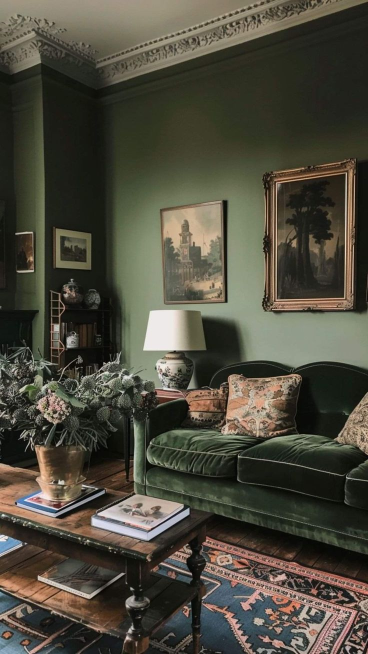
#> input picture image1.jpg, 736 x 1308 px (shown at 1/2 size)
$ jupyter execute --allow-errors 'Object Detection Using YOLO.ipynb'
#> lines starting #> are read from the running program, lines starting #| are printed output that depends on the picture
### Object Detection Using YOLO

[cell 1]
import cv2

import numpy as np

# Load Yolo

#> (the rest of this cell did not finish here and is left out)

[cell 2]
import cv2
import numpy as np

# Load YOLO model
#> (the rest of this cell did not finish here and is left out)

[cell 3]
img = cv2.imread("image1.jpg")
#> img is the input picture: shape (1308, 736, 3); mean B, G, R 61.4, 74.4, 77.2

# Enter your image name here that you want to detect

img = cv2.resize(img, None, fx=0.4, fy=0.4) #OPTIONAL
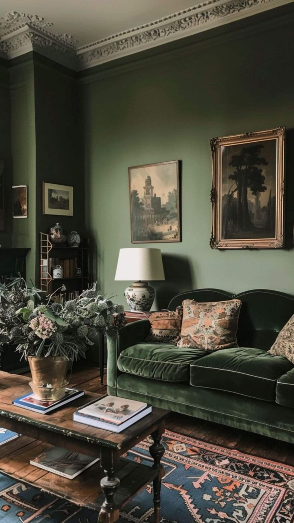
#> img: shape (523, 294, 3); mean B, G, R 61.4, 74.3, 77.2

# Resizing the image. None refers to no fixed size. fx and fy are width and height .

height, width, channels = img.shape
#> height = 523; width = 294; channels = 3

[cell 4]
blob = cv2.dnn.blobFromImage(img, 0.00392, (416, 416), (0, 0, 0), True, crop=False)

# True refers to converting into rgb format since opencv uses bgr.

#> (the rest of this cell did not finish here and is left out)

[cell 5]
# Showing informations on the screen

class_ids = []

confidences = []

boxes = []

#> (the rest of this cell did not finish here and is left out)

[cell 6]
indexes = cv2.dnn.NMSBoxes(boxes, confidences, 0.5, 0.4)

# NMS - non max supression

#print(indexes)

font = cv2.FONT_HERSHEY_PLAIN

for i in range(len(boxes)):

    if i in indexes:

        x, y, w, h = boxes[i]

        label = str(classes[class_ids[i]])

        color = colors[i]

        cv2.rectangle(img, (x, y), (x + w, y + h), color, 2)

        # Draw rectangle around boxes. '2' is the width of box.

        cv2.putText(img, label, (x, y + 30), font, 3, color, 3)

        # Text in Box to label the object
